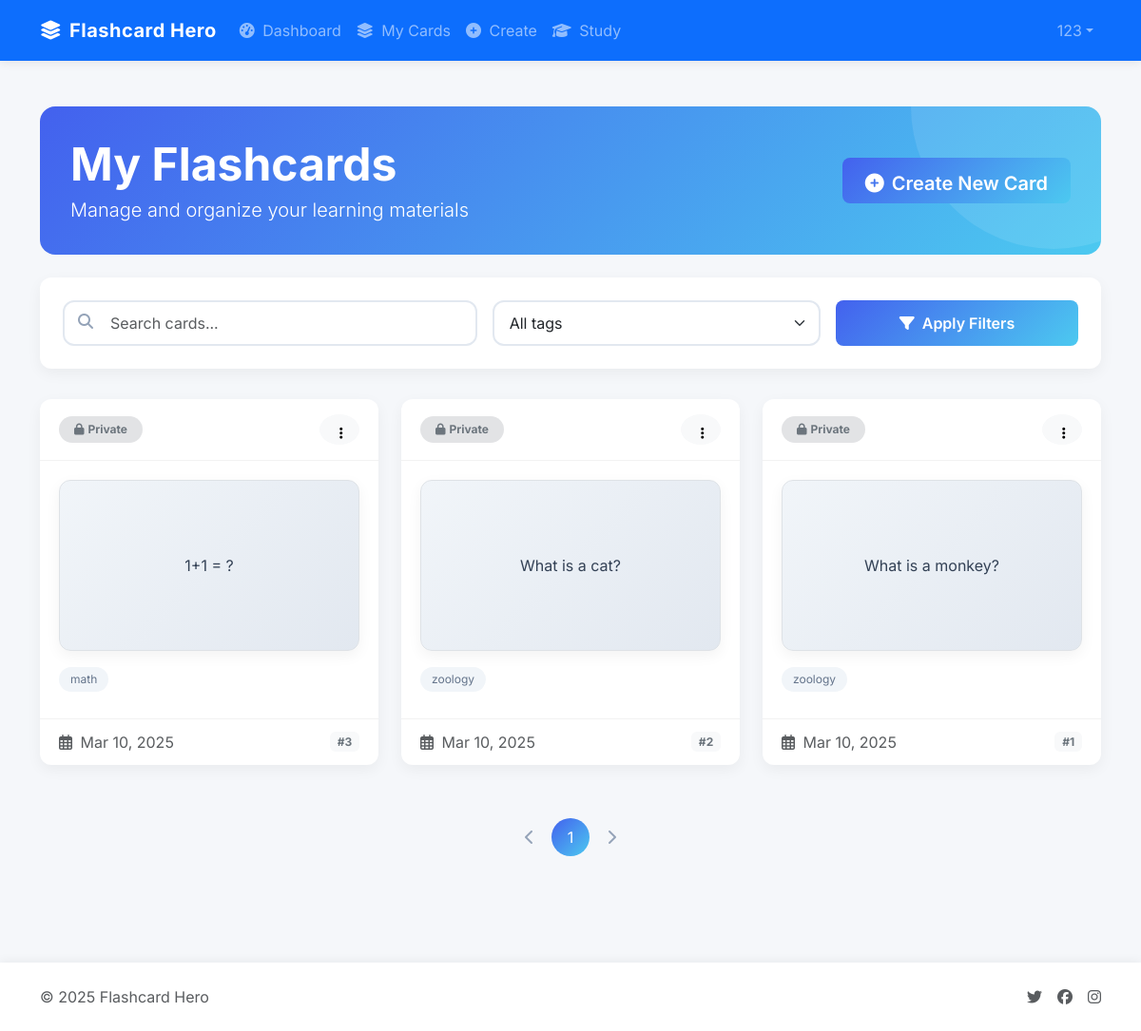
Before: /view_cards (signed in) with the older database file.
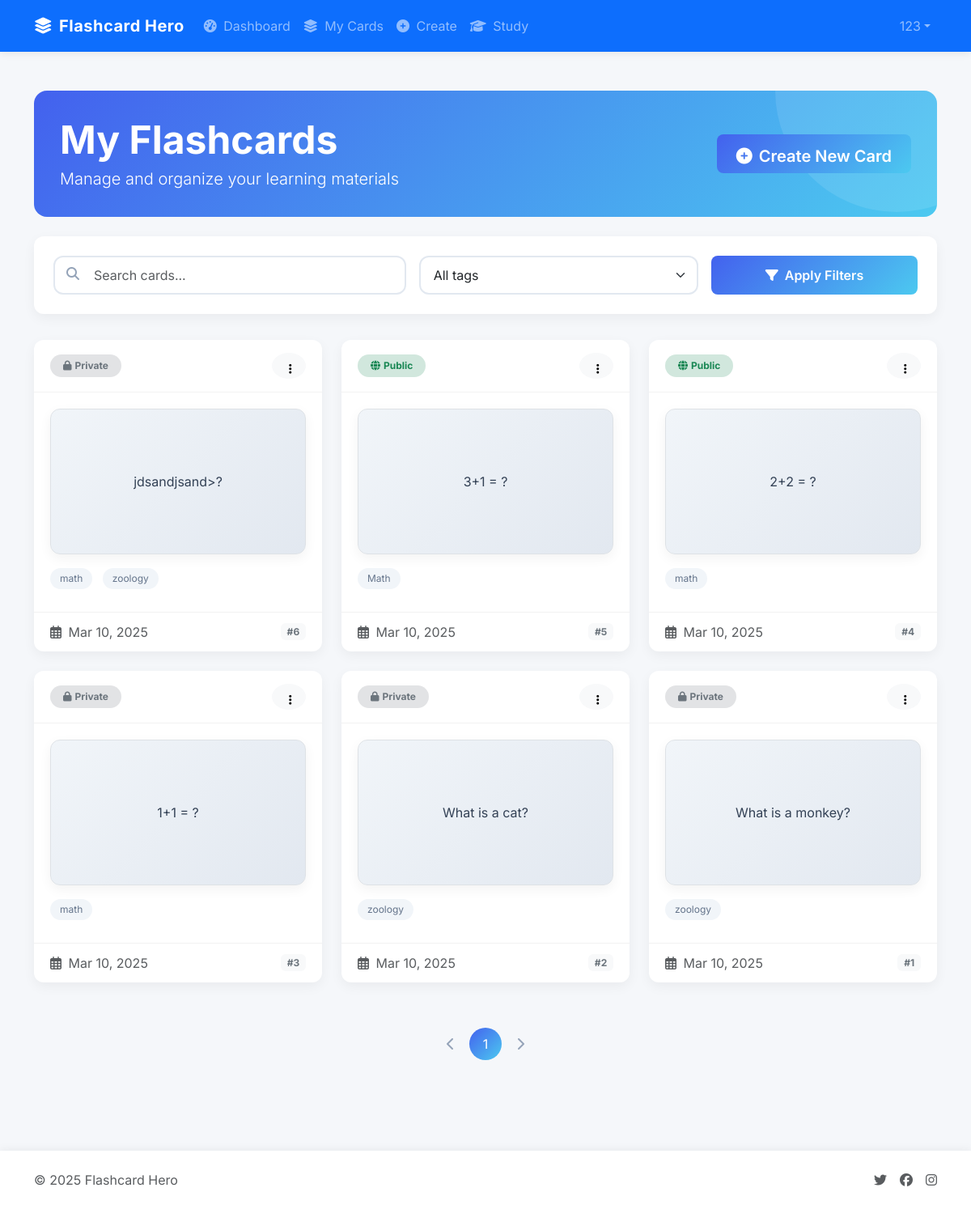
After: the same page with the newer database file.
### models.py (models this page shows, shortened)
class Card(db.Model):
    id = db.Column(db.Integer, primary_key=True)
    question = db.Column(db.Text, nullable=False)
    answer = db.Column(db.Text, nullable=False)
    date_created = db.Column(db.DateTime, default=datetime.utcnow)
    is_public = db.Column(db.Boolean, default=False)
    user_id = db.Column(db.Integer, db.ForeignKey('user.id'), nullable=False)
    tags = db.relationship('Tag', secondary=card_tags, backref=db.backref('cards', lazy='dynamic'))
    reviews = db.relationship('CardReview', backref='card', lazy=True)

class Tag(db.Model):
    id = db.Column(db.Integer, primary_key=True)
    name = db.Column(db.String(50), nullable=False, unique=True)

### app.py (the view)
@app.route('/view_cards')
@login_required
def view_cards():
    search_form = SearchCardForm()
    page = request.args.get('page', 1, type=int)
    search = request.args.get('search', '')
    tag_filter = request.args.get('tag', '')
    query = Card.query.filter_by(user_id=current_user.id)
    if search:
        query = query.filter(
            (Card.question.contains(search)) |
            (Card.answer.contains(search))
        )
    if tag_filter:
        tag = Tag.query.filter_by(name=tag_filter).first()
        if tag:
            query = query.filter(Card.tags.contains(tag))
    cards = query.order_by(Card.date_created.desc()).paginate(page=page, per_page=10)
    all_tags = Tag.query.join(Tag.cards).filter(Card.user_id == current_user.id).distinct().all()
    return render_template('view_cards.html', cards=cards, search_form=search_form,
                          all_tags=all_tags, current_search=search, current_tag=tag_filter)

### forms.py
class SearchCardForm(FlaskForm):
    search = StringField('Search Cards')
    tag = StringField('Filter by Tag')
    submit = SubmitField('Search')

### app.py (called while the page is built)
@login_manager.user_loader
def load_user(user_id):
    return User.query.get(int(user_id))

### templates/view_cards.html (shortened to what the changed rows need)
{% extends "layout.html" %}
{% block content %}
<div class="page-header">
    <div class="page-header-content">
        <div class="row align-items-center">
            <div class="col-md-6">
                <h1 class="display-5 fw-bold mb-1">My Flashcards</h1>
            </div>
        </div>
    </div>
</div>
{% if cards.items %}
    <div class="row">
        {% for card in cards.items %}
            <div class="col-lg-4 col-md-6 flashcard-grid-item">
                <div class="flashcard-card card h-100">
                    <div class="card-header d-flex justify-content-between align-items-center">
                        <span>
                            {% if card.is_public %}
                                <span class="badge rounded-pill bg-success-subtle text-success px-3 py-2">
                                    <i class="fas fa-globe me-1"></i>Public
                                </span>
                            {% else %}
                                <span class="badge rounded-pill bg-secondary-subtle text-secondary px-3 py-2">
                                    <i class="fas fa-lock me-1"></i>Private
                                </span>
                            {% endif %}
                        </span>
                        <div class="dropdown">
                            <button class="btn btn-sm btn-light rounded-circle" type="button" data-bs-toggle="dropdown" aria-expanded="false" style="width: 32px; height: 32px;">
                                <i class="fas fa-ellipsis-v"></i>
                            </button>
                        </div>
                    </div>
                    <div class="card-body">
                        <div class="flashcard mb-3" onclick="this.classList.toggle('flipped')">
                            <div class="flashcard-inner">
                                <div class="flashcard-front">
                                    <p class="mb-0">{{ card.question|truncate(150) }}</p>
                                </div>
                                <div class="flashcard-back">
                                    <p class="mb-0">{{ card.answer|truncate(150) }}</p>
                                </div>
                            </div>
                        </div>
                        <div class="mt-3">
                            {% for tag in card.tags %}
                                <span class="card-tag">{{ tag.name }}</span>
                            {% endfor %}
                        </div>
                    </div>
                    <div class="card-footer text-muted d-flex justify-content-between align-items-center">
                        <span><i class="far fa-calendar-alt me-1"></i> {{ card.date_created.strftime('%b %d, %Y') }}</span>
                        <span class="badge bg-light text-secondary">#{{ card.id }}</span>
                    </div>
                </div>
            </div>
        {% endfor %}
    </div>
    <nav aria-label="Page navigation">
        <ul class="pagination justify-content-center">
            {% for page_num in cards.iter_pages(left_edge=1, right_edge=1, left_current=1, right_current=2) %}
                {% if page_num %}
                    {% if cards.page == page_num %}
                        <li class="page-item active">
                            <a class="page-link" href="{{ url_for('view_cards', page=page_num, search=current_search, tag=current_tag) }}">{{ page_num }}</a>
                        </li>
                    {% else %}
                        <li class="page-item">
                            <a class="page-link" href="{{ url_for('view_cards', page=page_num, search=current_search, tag=current_tag) }}">{{ page_num }}</a>
                        </li>
                    {% endif %}
                {% else %}
                    <li class="page-item disabled">
                        <a class="page-link" href="#">...</a>
                    </li>
                {% endif %}
            {% endfor %}
        </ul>
    </nav>
{% endif %}
{% endblock %}

Changed rows visible on the page:
added Card: is_public False (drawn), question "jdsandjsand>?", answer "smashed", date_created "Mar 10, 2025", id "6", Tag (name "math"), Tag (name "zoology")
added Card: is_public True (drawn), question "3+1 = ?", answer "4", date_created "Mar 10, 2025", id "5"
added Tag: name "Math", shown under "3+1 = ?"
added Card: is_public True (drawn), question "2+2 = ?", answer "4", date_created "Mar 10, 2025", id "4", Tag (name "math")
